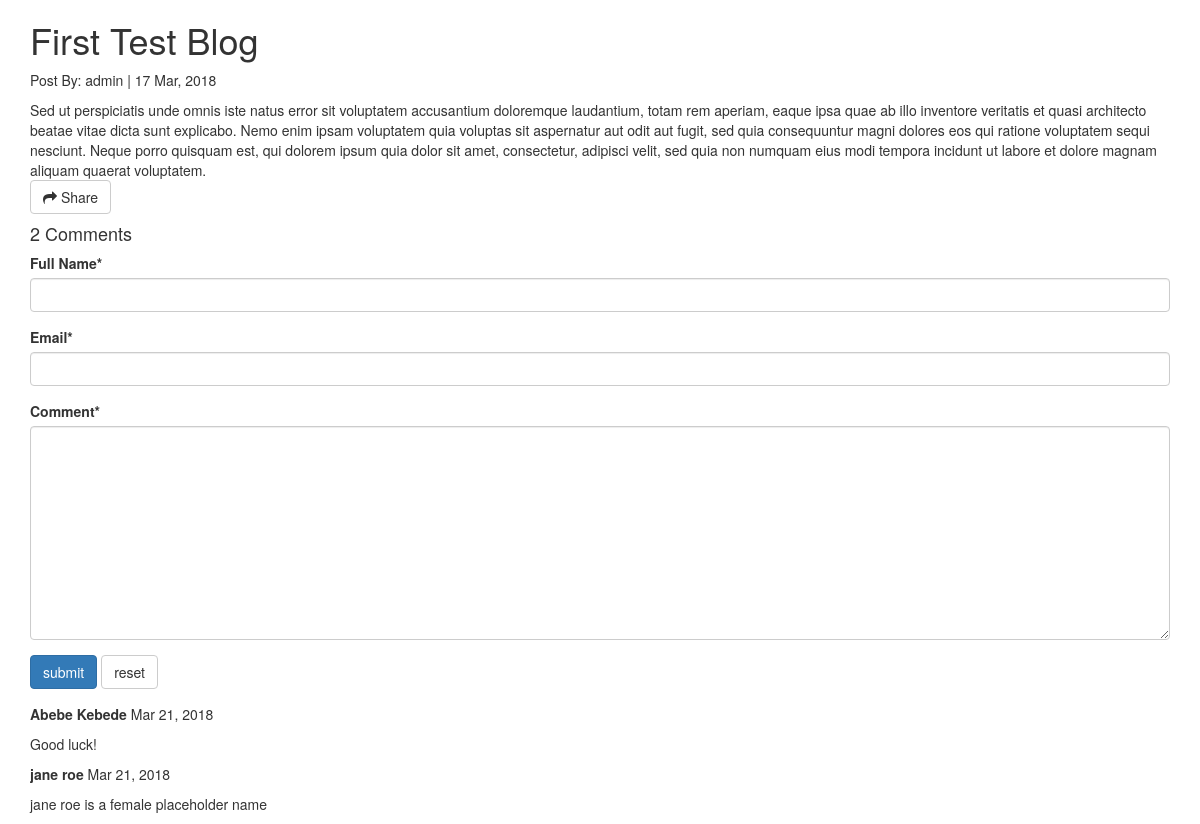
The app's page /blogs/post/2018/3/17/first-test-blog with its own data.
### blogs/models.py (models this page shows, shortened)
class Post(models.Model):
    STATUS_CHOICES = (
        ('draft', 'Draft'),
        ('published', 'Published'),
    )
    title = models.CharField(max_length=100)
    slug = models.SlugField(max_length=100, unique_for_date='publish')
    author = models.ForeignKey(
        User,
        on_delete=models.CASCADE,
        related_name='blog_posts'
    )
    body = models.TextField()
    publish = models.DateTimeField(default=timezone.now)
    created_at = models.DateTimeField(auto_now_add=True)
    updated_at = models.DateTimeField(auto_now=True)
    status = models.CharField(
        max_length=20,
        choices=STATUS_CHOICES,
        default='draft',
    )
    objects = models.Manager()
    published = PublishedManager()
    class Meta:
        ordering = ['-publish', ]

class Comment(models.Model):
    post = models.ForeignKey(Post, on_delete=models.CASCADE)
    name = models.CharField('Full Name', max_length=60)
    email = models.EmailField()
    body = models.TextField('Comment')
    created_at = models.DateTimeField(auto_now_add=True)
    updated_at = models.DateTimeField(auto_now=True)
    is_approved = models.BooleanField(default=True)
    objects = CommentManager()
    class Meta:
        ordering = ['created_at', ]

### blogs/views.py (the view)
def post_detail(request, year, month, day, slug):
    post = get_object_or_404(
        Post,
        status='published',
        slug=slug,
        publish__year=year,
        publish__month=month,
        publish__day=day
    )
    comment_list = Comment.objects.approved().filter(post=post)
    form_class = CommentForm
    if request.method == 'POST':
        form = form_class(request.POST)
        if form.is_valid():
            new_comment = form.save(commit=False)
            new_comment.post = post
            new_comment.save()
    else:
        form = form_class()
    return render(request, 'blogs/post_detail.html', {
        'post': post,
        'comment_list': comment_list,
        'form': form,
    })

### blogs/forms.py
class CommentForm(forms.ModelForm):
    class Meta:
        model = Comment
        fields = ['name', 'email', 'body']

### blogs/managers.py (called while the page is built)
    def approved(self, *args, **kwargs):
        return self.model.objects.filter(is_approved=True)

### blogs/templates/blogs/post_detail.html (shortened to what this page needs)
{% extends 'base.html' %}
{% load crispy_forms_tags %}
{% block page_main %}
<div class="container">
    <header>
        <h1>{{ post.title }}</h1>
        <p>Post By: {{ post.author }} | {{ post.publish|date:'d M, Y' }}</p>
    </header>
    <section class="bodySection">
        {{ post.body }}
    </section>
    <section class="shareSection">
        <a href="{% url 'blogs:post-share' post.id %}" class="btn btn-default">
            <i class="fa fa-share"></i> Share
        </a>
    </section>
    <section class="commentSection">
        {% with comment_list.count as total_comments %}
        <h4>{{ total_comments }} Comment{{ total_comments|pluralize }}</h4>
        {% endwith %}
        <form method="POST">
            {{ form|crispy }}
            <div class="form-group">
                <button type="submit" class="btn btn-primary">submit</button>
                <button type="reset" class="btn btn-default">reset</button>
            </div>
        </form>
        {% for comment in comment_list %}
        <div class="comments">
            <p><strong>{{ comment.name }}</strong> {{ comment.created_at|date:'M d, Y' }}</p>
            <p>{{ comment.body }}</p>
        </div>
        {% empty %}
        <p>Be the first to comment.</p>
        {% endfor %}
    </section>
</div>
{% endblock %}

### records on screen
Post: title "First Test Blog", author "admin", publish "17 Mar, 2018", body "Sed ut perspiciatis unde omnis iste natus error sit voluptatem accusantium doloremque laudantium, totam rem aperiam, eaque ipsa quae ab illo inventore veritatis et quasi architecto beatae vitae dicta sunt explicabo. Nemo enim ipsam voluptatem quia voluptas sit aspernatur aut odit aut fugit, sed quia consequuntur magni dolores eos qui ratione voluptatem sequi nesciunt. Neque porro quisquam est, qui dolorem ipsum quia dolor sit amet, consectetur, adipisci velit, sed quia non numquam eius modi tempora incidunt ut labore et dolore magnam aliquam quaerat voluptatem."
Comment: name "Abebe Kebede", created_at "Mar 21, 2018", body "Good luck!"
Comment: name "jane roe", created_at "Mar 21, 2018", body "jane roe is a female placeholder name"

### other values on screen
{{ total_comments }} "2"
